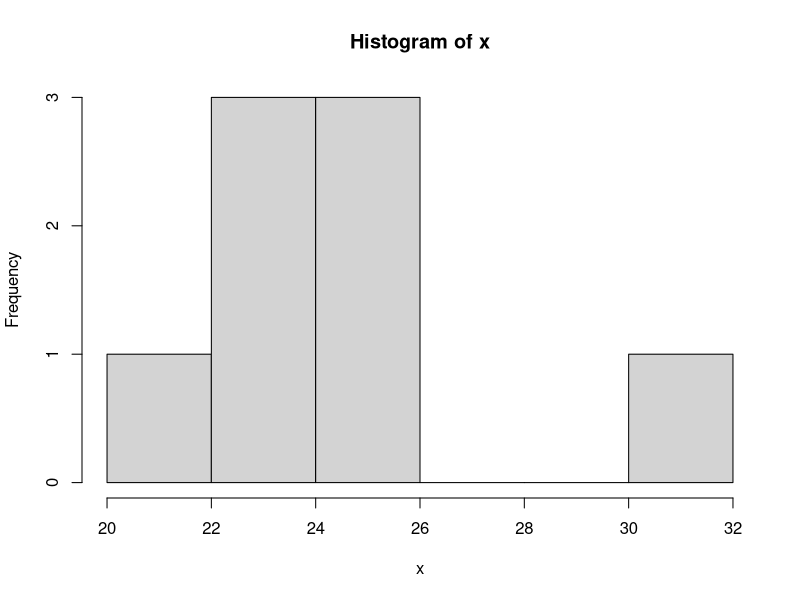

The R script that drew this image:
# Lab 1 exercises

# Variable declaration
x <- c(20.7,22.4,23.1,23.8,24.5,25.3,25.7,30.6)

# Summary statistics for x
summary(x)
mean(x)
sd(x)
median(x)
hist(x)
